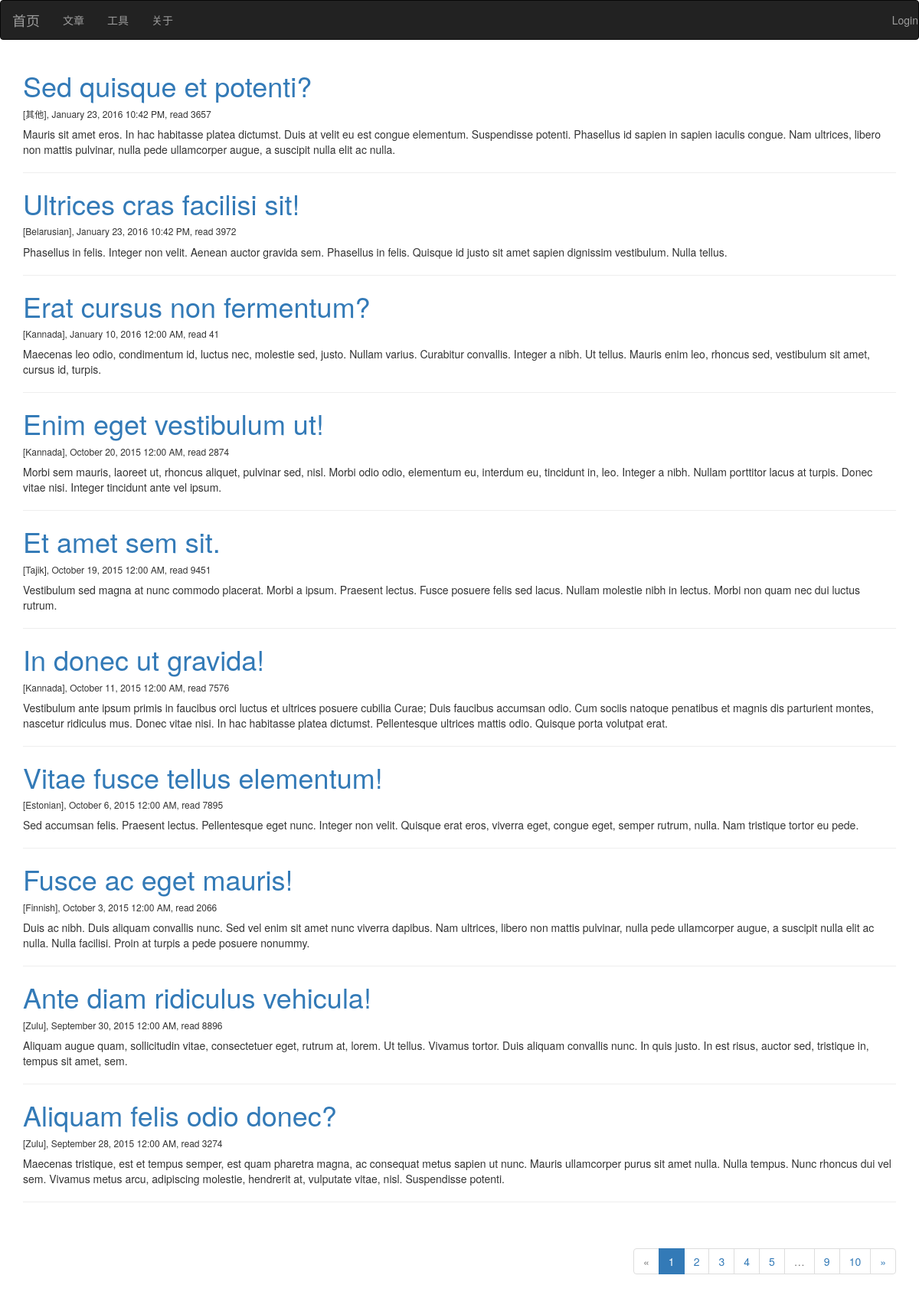
The page / on the database its author committed.
### main.py (models this page shows, shortened)
class Article(db.Model):
    __tablename__ = 'articles'
    id = db.Column(db.Integer, primary_key=True)
    title = db.Column(db.Unicode(128), unique=True, index=True, nullable=False)
    content = db.Column(db.UnicodeText)
    content_size = db.Column(db.Integer)
    time_created = db.Column(db.DateTime, index=True, default=datetime.now())
    time_modified = db.Column(db.DateTime, index=True, default=datetime.now())
    read_count = db.Column(db.Integer)
    private = db.Column(db.Boolean) # non-public, or hidden
    category_id = db.Column(db.Integer, db.ForeignKey('categories.id'))
    series_id = db.Column(db.Integer, db.ForeignKey('series.id'), nullable=True) # could be null
    tags = db.Column(db.Unicode(256), index=True, nullable=True) # space separated tag worlds

class Category(db.Model):
    __tablename__ = 'categories'
    id = db.Column(db.Integer, primary_key=True)
    name = db.Column(db.Unicode(32), unique=True, index=True, nullable=False)
    articles = db.relationship('Article', backref='category', lazy='dynamic')

### main.py (the view)
@app.route('/')
def index():
    session['articles_orders'] = {
            'time_modified': 0,
            'time_created': 0,
            'read_count': 0,
            'content_size': 0,
            'category': 0,
            'series': 0,
            'tag': 0
        }
    page = request.args.get('page', 1, type=int)
    pagination = Article.query.order_by(Article.time_modified.desc()).paginate(
                    page, per_page=app.config['TEABLOG_ARTICLES_PER_PAGE'], error_out=True)
    articles = pagination.items
    return render_template('index.html', articles=articles, pagination=pagination)

### templates/index.html (shortened to what this page needs)
{% extends 'base.html' %}
{% import '_macros.html' as macros %}
{% block page_content %}
{% for article in articles %}
<div class="post">
	<h1 class="post-title"><a href="{{ url_for('article', id=article.id) }}">{{ article.title }}</a></h1>
    <p class="date">
        <h6>
            [{{ article.category.name }}], {{ moment(article.time_modified).format('LLL') }}, read {{ article.read_count }}
        </h6>
    </p>
	<div class="post_body">{{ article.content }}</div>
    <hr>
</div>
{% endfor %}
<div class="pagination pull-right">
    {{ macros.pagination_widget(pagination, 'index') }}
</div>
{% endblock %}

### templates/base.html (shortened to what this page needs)
{% extends 'bootstrap/base.html' %}
{% block head %}
{{ super() }}
{% endblock %}
{% block navbar %}
<div class="navbar navbar-inverse" role="navigation">
	<div class="navbar-header">
		<a class="navbar-brand" href="{{ url_for('index') }}">首页</a>
	</div>
	<div>
		<ul class="nav navbar-nav">
			{% if current_user.is_authenticated() %}
            <li class="dropdown">
                <a href="{{ url_for('articles') }}" class="dropdown-toggle" data-toggle="dropdown">文章<b class="caret"></b></a>
                <ul class="dropdown-menu">
                   <li><a href="{{ url_for('articles') }}">所有文章</a></li>
                   <li><a href="{{ url_for('edit', opid='new') }}">写文章</a></li>
                </ul>
            </li>
			{% else %}
            <li><a href="{{ url_for('articles') }}">文章</a></li>
			{% endif %}
			<li><a href="{{ url_for('tools') }}">工具</a></li>
			<li><a href="{{ url_for('about') }}">关于</a></li>
		</ul>
		<ul class="nav navbar-nav navbar-right">
			{% if current_user.is_authenticated() %}
				<li ><a href="{{ url_for('logout') }}">Logout</a></li>
			{% else %}
				<li ><a href="{{ url_for('login') }}">Login</a></li>
			{% endif %}
		</ul>
	</div>
</div>
{% endblock %}
{% block content %}
<div class="container">
	{% block page_content %}
	{% endblock %}
</div>
{% endblock %}

### templates/_macros.html
{% macro pagination_widget(pagination, endpoint) %}
{% if pagination.total %}
<ul class="pagination">
    <li{%if not pagination.has_prev %} class="disabled"{% endif %}>
        <a href="{% if pagination.has_prev %}{{ url_for(endpoint, page=pagination.page-1, **kwargs) }}{% else %}#{% endif %}">
            &laquo;
        </a>
    </li>
    {% for p in pagination.iter_pages() %}
        {% if p %}
            {% if p == pagination.page %}
            <li class="active"><a href="{{ url_for(endpoint, page=p, **kwargs) }}">{{ p }}</a></li>
            {% else %}
            <li><a href="{{ url_for(endpoint, page=p, **kwargs) }}">{{ p }}</a></li>
            {% endif %}
        {% else %}
            <li class="disabled"><a href="#">&hellip;</a></li>
        {% endif %}
    {% endfor %}
    <li{%if not pagination.has_next %} class="disabled"{% endif %}>
        <a href="{% if pagination.has_next %}{{ url_for(endpoint, page=pagination.page+1, **kwargs) }}{% else %}#{% endif %}">
            &raquo;
        </a>
    </li>
</ul>
{% endif %}
{% endmacro %}

### rows shown on the page
Article: title "Sed quisque et potenti?", category.name "其他", time_modified "January 23, 2016 10:42 PM", read_count "3657", content "Mauris sit amet eros. In hac habitasse platea dictumst. Duis at velit eu est congue elementum. Suspendisse potenti. Phasellus id sapien in sapien iaculis congue. Nam ultrices, libero non mattis pulvinar, nulla pede ullamcorper augue, a suscipit nulla elit ac nulla."
Article: title "Ultrices cras facilisi sit!", category.name "Belarusian", time_modified "January 23, 2016 10:42 PM", read_count "3972", content "Phasellus in felis. Integer non velit. Aenean auctor gravida sem. Phasellus in felis. Quisque id justo sit amet sapien dignissim vestibulum. Nulla tellus."
Article: title "Erat cursus non fermentum?", category.name "Kannada", time_modified "January 10, 2016 12:00 AM", read_count "41", content "Maecenas leo odio, condimentum id, luctus nec, molestie sed, justo. Nullam varius. Curabitur convallis. Integer a nibh. Ut tellus. Mauris enim leo, rhoncus sed, vestibulum sit amet, cursus id, turpis."
Article: title "Enim eget vestibulum ut!", category.name "Kannada", time_modified "October 20, 2015 12:00 AM", read_count "2874", content "Morbi sem mauris, laoreet ut, rhoncus aliquet, pulvinar sed, nisl. Morbi odio odio, elementum eu, interdum eu, tincidunt in, leo. Integer a nibh. Nullam porttitor lacus at turpis. Donec vitae nisi. Integer tincidunt ante vel ipsum."
Article: title "Et amet sem sit.", category.name "Tajik", time_modified "October 19, 2015 12:00 AM", read_count "9451", content "Vestibulum sed magna at nunc commodo placerat. Morbi a ipsum. Praesent lectus. Fusce posuere felis sed lacus. Nullam molestie nibh in lectus. Morbi non quam nec dui luctus rutrum."
Article: title "In donec ut gravida!", category.name "Kannada", time_modified "October 11, 2015 12:00 AM", read_count "7576", content "Vestibulum ante ipsum primis in faucibus orci luctus et ultrices posuere cubilia Curae; Duis faucibus accumsan odio. Cum sociis natoque penatibus et magnis dis parturient montes, nascetur ridiculus mus. Donec vitae nisi. In hac habitasse platea dictumst. Pellentesque ultrices mattis odio. Quisque porta volutpat erat."
Article: title "Vitae fusce tellus elementum!", category.name "Estonian", time_modified "October 6, 2015 12:00 AM", read_count "7895", content "Sed accumsan felis. Praesent lectus. Pellentesque eget nunc. Integer non velit. Quisque erat eros, viverra eget, congue eget, semper rutrum, nulla. Nam tristique tortor eu pede."
Article: title "Fusce ac eget mauris!", category.name "Finnish", time_modified "October 3, 2015 12:00 AM", read_count "2066", content "Duis ac nibh. Duis aliquam convallis nunc. Sed vel enim sit amet nunc viverra dapibus. Nam ultrices, libero non mattis pulvinar, nulla pede ullamcorper augue, a suscipit nulla elit ac nulla. Nulla facilisi. Proin at turpis a pede posuere nonummy."
Article: title "Ante diam ridiculus vehicula!", category.name "Zulu", time_modified "September 30, 2015 12:00 AM", read_count "8896", content "Aliquam augue quam, sollicitudin vitae, consectetuer eget, rutrum at, lorem. Ut tellus. Vivamus tortor. Duis aliquam convallis nunc. In quis justo. In est risus, auctor sed, tristique in, tempus sit amet, sem."
Article: title "Aliquam felis odio donec?", category.name "Zulu", time_modified "September 28, 2015 12:00 AM", read_count "3274", content "Maecenas tristique, est et tempus semper, est quam pharetra magna, ac consequat metus sapien ut nunc. Mauris ullamcorper purus sit amet nulla. Nulla tempus. Nunc rhoncus dui vel sem. Vivamus metus arcu, adipiscing molestie, hendrerit at, vulputate vitae, nisl. Suspendisse potenti."

### other values the page prints
{{ p }} "1"
{{ p }} "2" "3" "4" "5" "9" "10"
